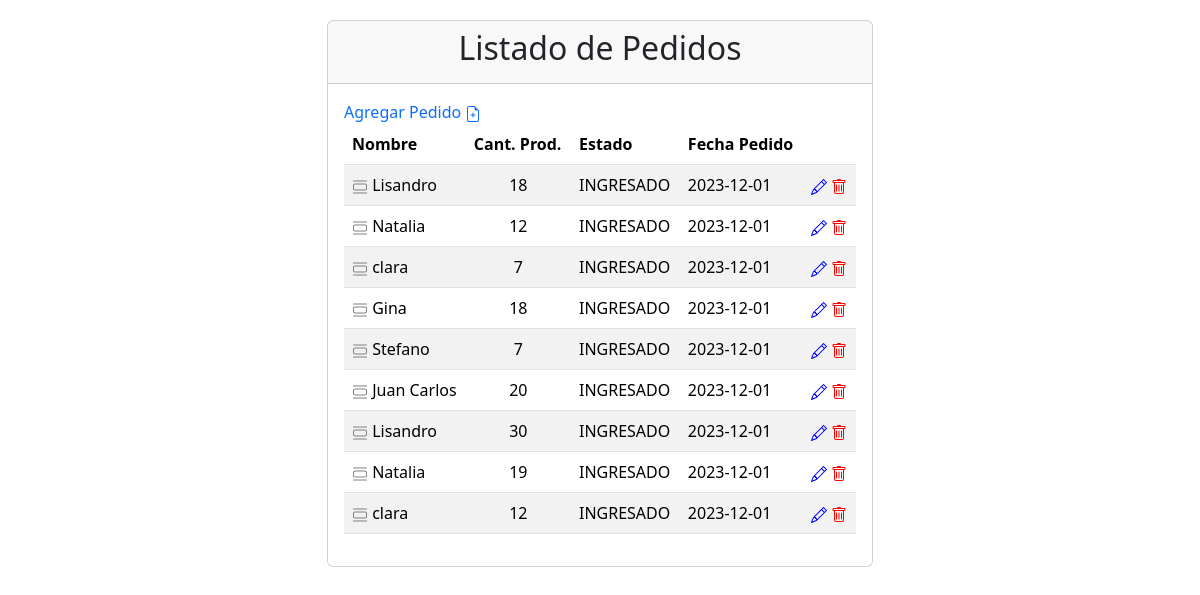
Screenshot of /TP3/php/index.php with the database file from the repository.
### tables this page shows
CREATE TABLE `pedidos` (
  `id_pedidos` int(11) UNSIGNED AUTO_INCREMENT PRIMARY KEY,
  `nombre` varchar(255) NOT NULL,
  `email` varchar(255) NOT NULL,
  `telefono` varchar(255) NOT NULL,
  `direccion` varchar(255) NOT NULL,
  `alf_cer` tinyint(4) NOT NULL DEFAULT 0,
  `alf_arr` tinyint(4) NOT NULL DEFAULT 0,
  `mix_cer` tinyint(4) NOT NULL DEFAULT 0,
  `fecha_ingreso` date NOT NULL DEFAULT current_timestamp(),
  `fecha_entregado` date DEFAULT NULL,
  `estado` varchar(15) NOT NULL DEFAULT 'INGRESADO'
);

### TP3/php/index.php (the view, shortened to what this page needs)
<?php
$error = false;
try {
  $dsn = 'mysql:host=localhost;dbname=lisandro_tp3';
  $conexion = new PDO($dsn, "mysql", "", [PDO::ATTR_ERRMODE => PDO::ERRMODE_EXCEPTION]);
  $consulta = "SELECT id_pedidos, nombre, (alf_cer+ alf_arr+ mix_cer) as suma, fecha_ingreso, estado FROM pedidos";
  $sentencia = $conexion->prepare($consulta);
  $sentencia->execute();
  $pedidos = $sentencia->fetchAll();
} catch(PDOException $error) {
  $error= $error->getMessage();
}
?>
<!DOCTYPE html>
<html lang="es">
<head>
  <link href="https://cdn.jsdelivr.net/npm/bootstrap@5.3.2/dist/css/bootstrap.min.css"
    rel="stylesheet"
>
</head>
<body>
<div class="container">
  <div class="row justify-content-center">
    <div class="col-md-6" style="margin-top: 20px;">
      <div class="card">
        <div class="card-header text-center">
          <h2 class="card-title">Listado de Pedidos</h2>
        </div>
        <div class="card-body">
        <div class="row">
            <a href="agregar.php" class="text-decoration-none">  Agregar Pedido
              </a>
          </div>
          <table class="table table-striped" aria-describedby="pedidos">
            <thead>
              <tr>
                <th>Nombre</th>
                <th>Cant. Prod.</th>
                <th>Estado</th>
                <th>Fecha Pedido</th>
                <th></th>
              </tr>
            </thead>
            <tbody>
            <?php
          if ($pedidos && $sentencia->rowCount() > 0) {
            for ($i = 0 ; $i < $sentencia->rowCount() ; ++$i) {
             $fila = $pedidos[$i];
              ?>
<tr>
                <td class="ellipsis">
                <a href="detalle.php?id=<?= $fila["id_pedidos"] ?>"
                    class="text-decoration-none"  style="color: grey;" title="VER">
                    </a>
                  <?= $fila["nombre"] ?> </td>
                <td style="text-align: center;"><?= $fila["suma"] ?></td>
                <td><?= $fila["estado"] ?></td>
                <td><?= $fila["fecha_ingreso"] ?></td>
                <td>
                    <a href="editar.php?id=<?= $fila["id_pedidos"] ?>"
                      class="text-decoration-none" style="color: blue;" title="EDITAR">
                      </a>
                    <a href="borrar.php?id=<?= $fila["id_pedidos"] ?>"
                      class="text-decoration-none" style="color: red;" title="ELIMINAR">
                      </a>
                </td>
              </tr>
<?php
            }
          }
          ?>
            </tbody>
          </table>
        </div>
      </div>
    </div>
  </div>
</div>
</body>
</html>

### TP3/php/index.php (style rules this page uses)
.ellipsis { max-width: 120px; text-overflow: ellipsis; overflow: hidden; white-space: nowrap; }

### rows the page displays
pedidos: nombre "Lisandro", suma "18", estado "INGRESADO", fecha_ingreso "2023-12-01"
pedidos: nombre "Natalia", suma "12", estado "INGRESADO", fecha_ingreso "2023-12-01"
pedidos: nombre "clara", suma "7", estado "INGRESADO", fecha_ingreso "2023-12-01"
pedidos: nombre "Gina", suma "18", estado "INGRESADO", fecha_ingreso "2023-12-01"
pedidos: nombre "Stefano", suma "7", estado "INGRESADO", fecha_ingreso "2023-12-01"
pedidos: nombre "Juan Carlos", suma "20", estado "INGRESADO", fecha_ingreso "2023-12-01"
pedidos: nombre "Lisandro", suma "30", estado "INGRESADO", fecha_ingreso "2023-12-01"
pedidos: nombre "Natalia", suma "19", estado "INGRESADO", fecha_ingreso "2023-12-01"
pedidos: nombre "clara", suma "12", estado "INGRESADO", fecha_ingreso "2023-12-01"
